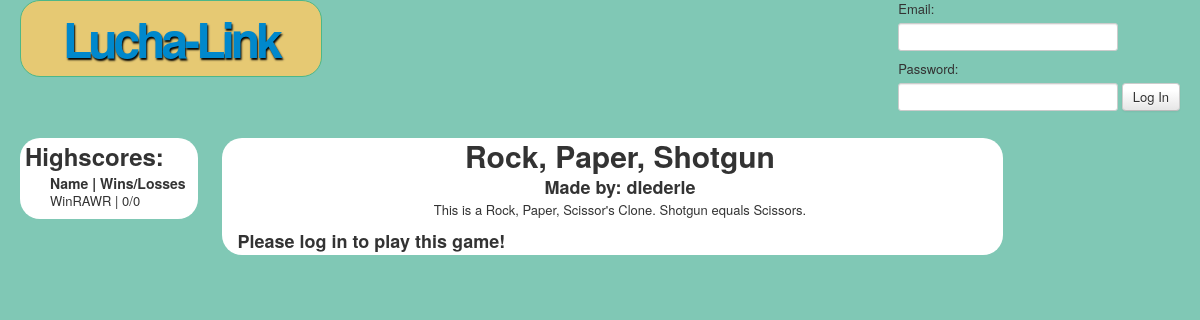
Screenshot of /gamepage.php?gameID=rps with the database file from the repository.
### tables this page shows
CREATE TABLE `Avatars`(
	`game_id` varchar(10) NOT NULL,
	`avatar_id` int NOT NULL AUTO_INCREMENT,
	`owner_id` int NOT NULL,
	`user_name` varchar(20) DEFAULT 'n00b',
	`rank` int(11) DEFAULT '1500',
	`wins` int DEFAULT 0,
	`losses` int DEFAULT 0,
	`ties`  int DEFAULT 0,
	 
	PRIMARY KEY (avatar_id),
	CONSTRAINT users_avatar_id_fk
	FOREIGN KEY (owner_id)
	REFERENCES Users (player_id)
);

CREATE TABLE `Games`(
	`title` varchar(40) NOT NULL DEFAULT 'noname',
	 
	`rating` varchar(2) NOT NULL DEFAULT 'U',
	`description` blob,
	 
	`rank` int DEFAULT 0,
	 
	`path` varchar(30) NOT NULL DEFAULT 'games/',
	 
	`titleID` varchar(10) NOT NULL,
	`author` varchar(50) NOT NULL,
	PRIMARY KEY(`titleID`)
);

### gamepage.php (the view, shortened to what this page needs)
<?php
	$currGame = $_GET['gameID'];
	if(isset($currGame)) {
		$query = "SELECT title, rating, path, author, description FROM Games WHERE titleID = '$currGame'";
		$result = mysqli_query($db, $query);
		if($row = mysqli_fetch_array($result)) {
			$gameTitle = $row['title'];
			$path = $row['path'];
			$author = $row['author'];
			$desc = $row['description'];
		}
	}
	else {
		header("Location: index.php");
	}
?>
<!doctype html>
<html>
<head>
     <link rel="stylesheet" href="etc/css/bootstrap.min.css">
     <link rel="stylesheet" href="etc/css/lucha.css">
</head>
<body>
     <div class="container-fluid">
	<?php include("topbar.php");?>
         <div class="row-fluid">
               <div class="span2" id="sidebar">
                    <h2>Highscores:</h2>
                    <ul>
			<?php
				$query = "SELECT * FROM Avatars INNER JOIN Games ON Avatars.game_id = '$currGame';";
					$result = mysqli_query($db, $query)
						or die("error querying database");
					echo "<h4>Name | Wins/Losses</h4>";
					while($row = mysqli_fetch_array($result)) {
						$avatar= $row['user_name'];
						$wins = $row['wins'];
						$losses = $row['losses'];
						echo "$avatar | $wins/"."$losses <br />";
					}
			?>
                    </ul>
               </div>
			<div class="span8" id="body">
				<div id="title-box">
					<h1><?php echo $gameTitle ?></h1>
					<h3>Made by: <?php echo $author ?></h3>
					<p><?php echo "$desc"?></p>
				</div>
<?php
					if(isset($id)) {
		$query1 = "SELECT * FROM Avatars WHERE Avatars.game_id = '$currGame' AND Avatars.owner_id = $id";
		$result1 = mysqli_query($db, $query1);
		if($row = mysqli_fetch_array($result1)) {
			$userName = $row['user_name'];
			echo "<h2>Welcome back, $userName</h2>"
?>
		<h3><a href='<?php echo "$path$currGame.html" ?>' id="launchLink">Launch Rock, Paper, Shotgun</a></h3>
<script>
$(document).ready(function () {
	$('#launchLink').colorbox({height: "85%", width: "85%"});
});
</script>
<?php
		} else {
?>
	<h2>Join This Game!</h2>
	<form class='pull-left form-stacked' action='joinGameController.php' method = 'GET'>
<?php
	echo "<input type='hidden' name='game' value=$currGame>";
	echo "<input type='hidden' name='player' value=$id>";
?>
		<label for="username">Desired Username: </label>
		<input type=text size=20 name="username">
		<input class="btn primary" type=submit value="Join this game">
	</form>
<?php
		}
	} else {
		echo "<h3>Please log in to play this game!</h3>";
	}
?>
               </div>
          </div>
     </div>
</body>
</html>

### etc/css/lucha.css (style rules this page uses)
body { background-color:#80C8B5; }
#sidebar { border-radius: 20px; -moz-border-radius: 20px; -webkit-border-radius: 20px; background: #fff; padding-left:5px; }
#body { border-radius: 20px; -moz-border-radius: 20px; -webkit-border-radius: 20px; background: #fff; text-align: left; padding-left: 15px; }
#title-box { text-align: center; }

### rows the page displays
avatars: user_name "WinRAWR", wins "0", losses "0"
games: title "Rock, Paper, Shotgun", author "dlederle", description "This is a Rock, Paper, Scissor's Clone. Shotgun equals Scissors."
